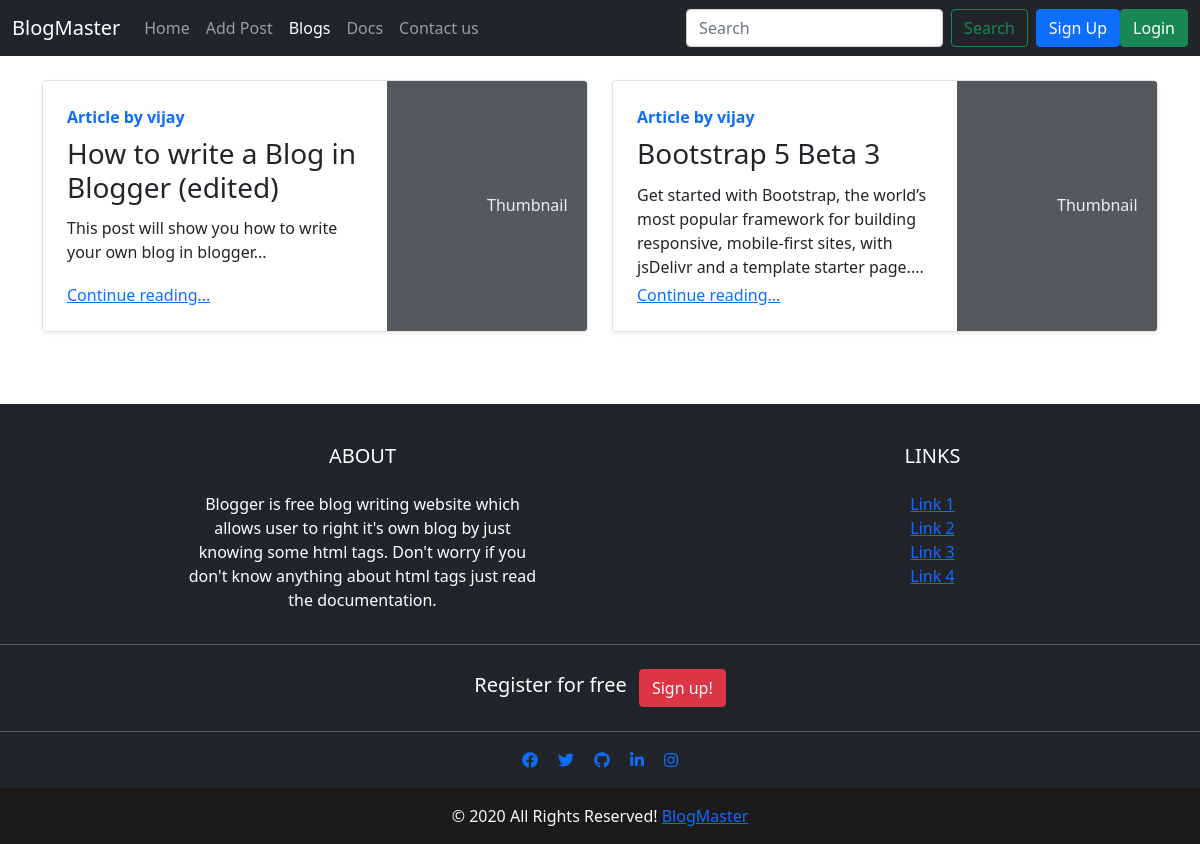
/articles, run on an earlier commit of the app's database.
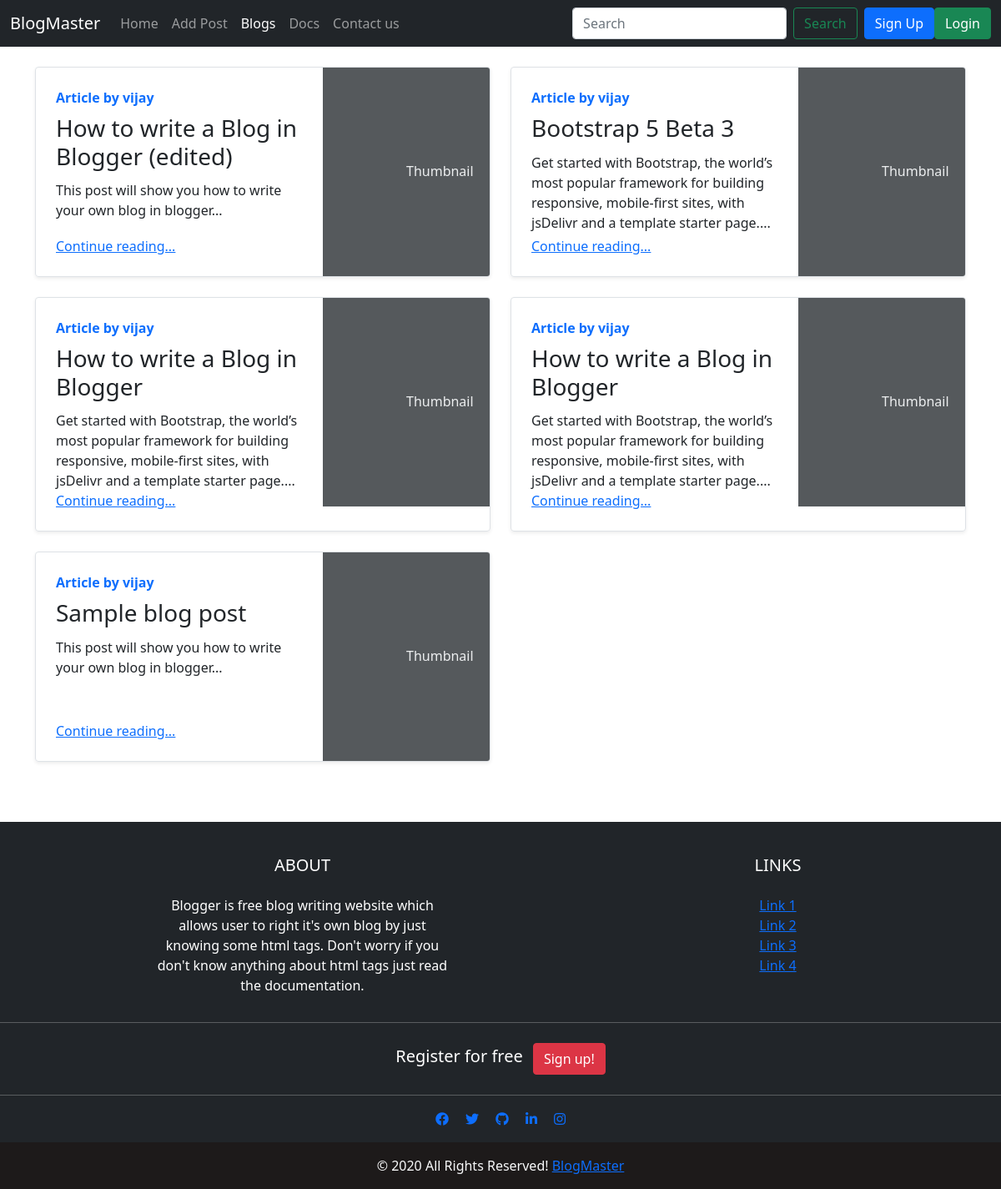
And on a later commit of the database.
### blogPost/models.py (models this page shows, shortened)
class BlogPost(models.Model):
    id=models.AutoField(primary_key=True)
    user=models.ForeignKey(User,on_delete=models.CASCADE)
    title=models.CharField(max_length=100,default='')
    timestamp=models.DateTimeField(default=now)
    summary=models.CharField(max_length=1000,default='')
    content=RichTextField()
    about=models.TextField(max_length=10000,default='')
    image=models.ImageField(upload_to="images",blank=True)
    def human_readable_title(self):
        return self.title.replace(' ', '-')

### blogPost/views.py (the view)
# urls.py: path('articles',views.showArticles,name='articles'),
def showArticles(request):
    allPosts=BlogPost.objects.all()
    return render(request,'articles.html',{'blogs':allPosts})

### templates/articles.html (shortened to what this page needs)
{% extends 'base.html' %}
{% block article %}active{% endblock article %}
{% block body %}
<div class="container my-4">
    <div class="row mb-2">
        {% for blog in blogs %}
        <div class="col-md-6">
            <div class="row g-0 border rounded overflow-hidden flex-md-row mb-4 shadow-sm h-md-250 position-relative">
                <div class="col p-4 d-flex flex-column position-static">
                    <strong class="d-inline-block mb-2 text-primary">Article by {{blog.user}}</strong>
                    <h3 class="d-inline-block mb-2 ">{{blog.title}}</h3>
                    <p class="card-text mb-auto">{{blog.summary|slice:':200'}}...</p>
                    <a href="{% url 'detailView' blog.id blog.human_readable_title %}" class="stretched-link">Continue
                        reading...</a>
                </div>
                <div class="col-auto d-none d-lg-block">
                    {% if not blog.image%}
                    <svg class="bd-placeholder-img" width="200" height="250" xmlns="" role="img"
                        aria-label="Placeholder: Thumbnail" preserveAspectRatio="xMidYMid slice" focusable="false">
                        <title>Placeholder</title>
                        <rect width="100%" height="100%" fill="#55595c"></rect><text x="50%" y="50%" fill="#eceeef"
                            dy=".3em">Thumbnail</text>
                    </svg>
                    {% else %}
                    <img src="/media/{{blog.image}}" width="200" height="250" alt="">
                    {% endif %}
                </div>
            </div>
        </div>
        {% endfor %}
    </div>
</div>
{% endblock body %}

What changed in the data, as far as the page shows it:
added BlogPost: user "vijay", title "How to write a Blog in Blogger", summary "Get started with Bootstrap, the world’s most popular framework for building responsive, mobile-first sites, with jsDelivr and a template starter page.", image "Thumbnail"
added BlogPost: user "vijay", title "How to write a Blog in Blogger", summary "Get started with Bootstrap, the world’s most popular framework for building responsive, mobile-first sites, with jsDelivr and a template starter page.", image "Thumbnail"
added BlogPost: user "vijay", title "Sample blog post", summary "This post will show you how to write your own blog in blogger", image "Thumbnail"
